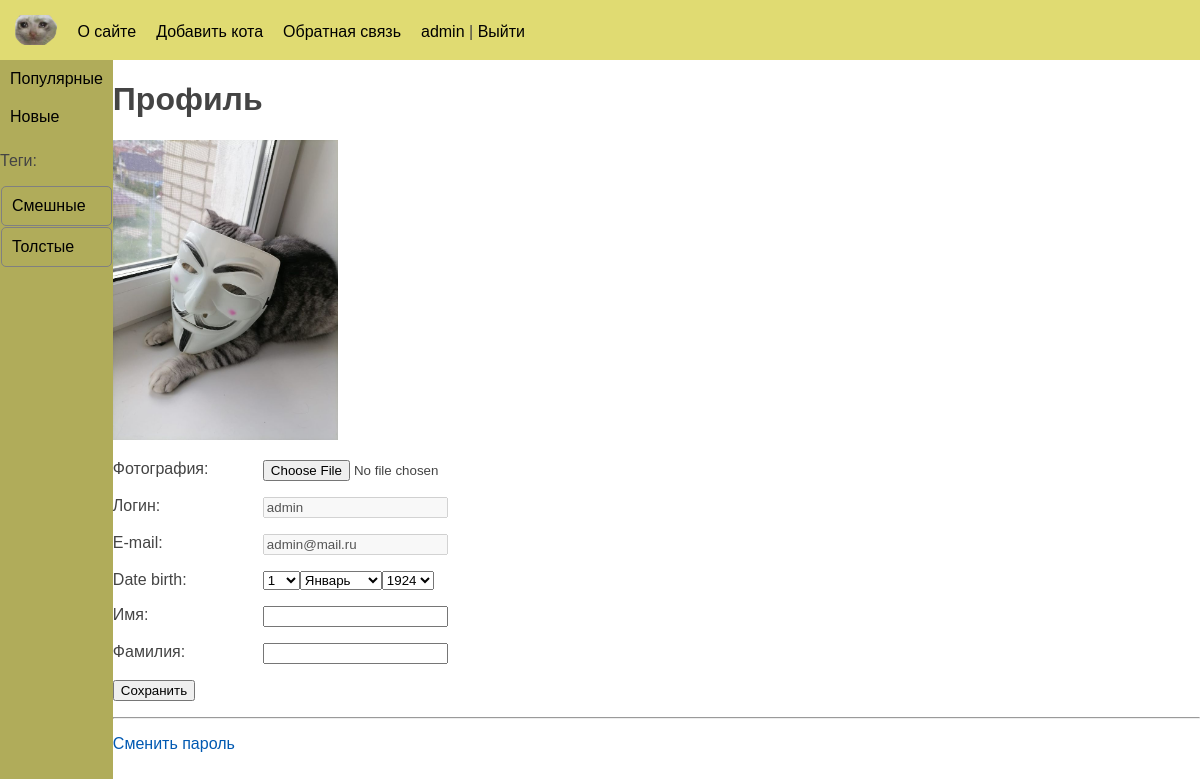
/users/profile/ (signed in), run on the app's committed database.
### users/models.py (models this page shows)
class User(AbstractUser):
    photo = models.ImageField(upload_to="users/%Y/%m/%d/", blank=True, null=True, verbose_name="Фотография")
    date_birth = models.DateTimeField(blank=True, null=True, verbose_name="Дата рождения")

### cats/models.py (models this page shows, shortened)
class Category(models.Model):
    class Meta:
        verbose_name = 'Категория'
        verbose_name_plural = 'Категории'
    name = models.CharField(max_length=100, db_index=True, verbose_name='Категория')
    slug = models.SlugField(max_length=255, db_index=True, verbose_name='URL')
    def get_absolute_url(self):
        return reverse('category', kwargs={'category_slug': self.slug})

class TagPosts(models.Model):
    tag = models.CharField(max_length=100, db_index=True)
    slug = models.SlugField(max_length=255, unique=True, db_index=True)
    def get_absolute_url(self):
        return reverse('tag', kwargs={'tag_slug': self.slug})

### users/views.py (the view, shortened to what this page needs)
# urls.py: path('profile/', views.ProfileUserView.as_view(), name='profile')
class ProfileUserView(LoginRequiredMixin, UpdateView):
    model = get_user_model()
    form_class = ProfileUserForm
    template_name = 'users/profile.html'
    extra_context = {'title': 'Профиль пользователя', 'default_image': settings.DEFAULT_USER_IMAGE}
    def get_object(self, queryset=None):
        return self.request.user

### users/forms.py
class ProfileUserForm(forms.ModelForm):
    username = forms.CharField(disabled=True, label='Логин', widget=forms.TextInput(attrs={'class': 'form-input'}))
    email = forms.CharField(disabled=True, label='E-mail', widget=forms.TextInput(attrs={'class': 'form-input'}))
    this_year = datetime.date.today().year
    date_birth = forms.DateField(widget=forms.SelectDateWidget(years=tuple(range(this_year - 100, this_year - 5))))
    class Meta:
        model = get_user_model()
        fields = ['photo', 'username', 'email', 'date_birth', 'first_name', 'last_name']
        labels = {'first_name': 'Имя',
                  'last_name': 'Фамилия'}
        widgets = {'first_name': forms.TextInput(attrs={'class': 'form-input'}),
                   'last_name': forms.TextInput(attrs={'class': 'form-input'})}

### cats/templatetags/cats_tags.py (called while the page is built)
@register.inclusion_tag('cats/list_categories.html')
def show_categories(selected_index=0):
    categories = Category.objects.all()
    return {"cats": categories, "selected_id": selected_index}

@register.inclusion_tag('cats/list_tags.html')
def show_all_tags():
    return {"tags": TagPosts.objects.all()}

### users/context_processor.py (called while the page is built)
def get_cat_context(request):
    return {'mainmenu': menu}

### users/templates/users/profile.html (shortened to what this page needs)
{% extends 'base.html' %}
{% block content %}
  <h1>Профиль</h1>
  <form method="post" enctype="multipart/form-data">
      {% if user.photo %}
         <p><img src="{{ user.photo.url }}"  height="300">
      {% else %}
         <p><img src="{{ default_image }}"  height="300">
      {% endif %}
      {% for f in form %}
          <p ><label class="form-label" for="{{ f.id_for_label }}">{{f.label}}: </label>{{ f }}</p>
      {% endfor %}
      <p ><button type="submit">Сохранить</button></p>
  </form>
      <hr>
      <p ><a href="{% url 'users:password_change' %}">Сменить пароль</a></p>
{% endblock %}

### templates/base.html (shortened to what this page needs)
<!DOCTYPE html>
{% load static %}
{% load cats_tags %}
<html lang="en">
<head>
    <link type="text/css" href="{% static 'cats/css/base.css'%}" rel="stylesheet">
    <link type="text/css" href="{% static 'cats/css/includes.css'%}" rel="stylesheet">
</head>
<body>
    <div class="full-height">
        <div class="header-style">
            <nav>
                <ul>
                    <li>
                       <a href="/"><img src="{% static 'cats/images/catlogo.png' %}" alt="FunnyCats" height="30px"></a>
                    </li>
                    {% for el in mainmenu %}
                        <li><a href="{% url el.url_name %}">{{ el.title }}</a></li>
                    {% endfor %}
                    {% if user.is_authenticated %}
                        <li><a href="{% url 'users:profile' %}">{{user.username}}</a> | <a href="{% url 'users:logout' %}">Выйти</a></li>
                    {% else %}
                        <li><a href="{% url 'users:login' %}">Войти</a> | <a href="{% url 'users:register' %}">Регистрация</a></li>
                    {% endif %}
                </ul>
            </nav>
        </div>
        <div class="full-height full-width">
            <div class="container-inline full-height">
                <div class="full-height">
                    <nav class="side-navigation">
                        {% show_categories selected_id %}
                        {% show_all_tags %}
                    </nav>
                </div>
                <div class="full-width">
                {% block content %}
                {% endblock %}
                </div>
            </div>
        </div>
    </div>
</body>
</html>

### cats/templates/cats/list_categories.html
{% for cat in cats %}
  {% if cat.id == selected_id %}<div class="selected">{%else%}<div>{%endif%}
  <a href="{{ cat.get_absolute_url }}">{{cat.name}}</a></div>
{% endfor %}

### cats/templates/cats/list_tags.html
{% if tags %}
  <p>Теги:</p>
  {% for t in tags %}
      <div class="tag-element"><a href="{{ t.get_absolute_url }}">{{t.tag}}</a></div>
  {% endfor %}
{% endif %}

### cats/static/cats/css/base.css (style rules this page uses)
html, body { font-family: 'Arial'; margin: 0; padding: 0; height: 100%; width: 100%; color: #444; }
a { color: #0059b2; text-decoration: none; }
nav ul { display: flex; list-style: none; margin: 0; padding: 0; align-items: center; }
nav li { margin-right: 20px; }
nav a { color: #000; text-decoration: none; }
.header-style { max-height: 30px; background-color: #e0db72; padding: 15px; }
.container-inline { display: flex; flex-direction: row; justify-content: flex-start; }
.full-height { height:100%; }
.full-width { width:100%; }
.tag-element { margin: 1px; border: 1px solid grey; border-radius: 5px; }
.form-label { display: inline-block; min-width: 150px; vertical-align: top; }

### cats/static/cats/css/includes.css (style rules this page uses)
.side-navigation { background-color: #b0ac5a; height:100%; }
.side-navigation div { padding: 10px; }

### data on the page
User: username "admin", form "admin" "admin@mail.ru"
Category: name "Популярные"
Category: name "Новые"
TagPosts: tag "Смешные"
TagPosts: tag "Толстые"

### other printed values
{{ el.title }} "О сайте" "Добавить кота" "Обратная связь"
{{ f.label }} "Фотография" "Логин" "E-mail" "Date birth" "Имя" "Фамилия"
